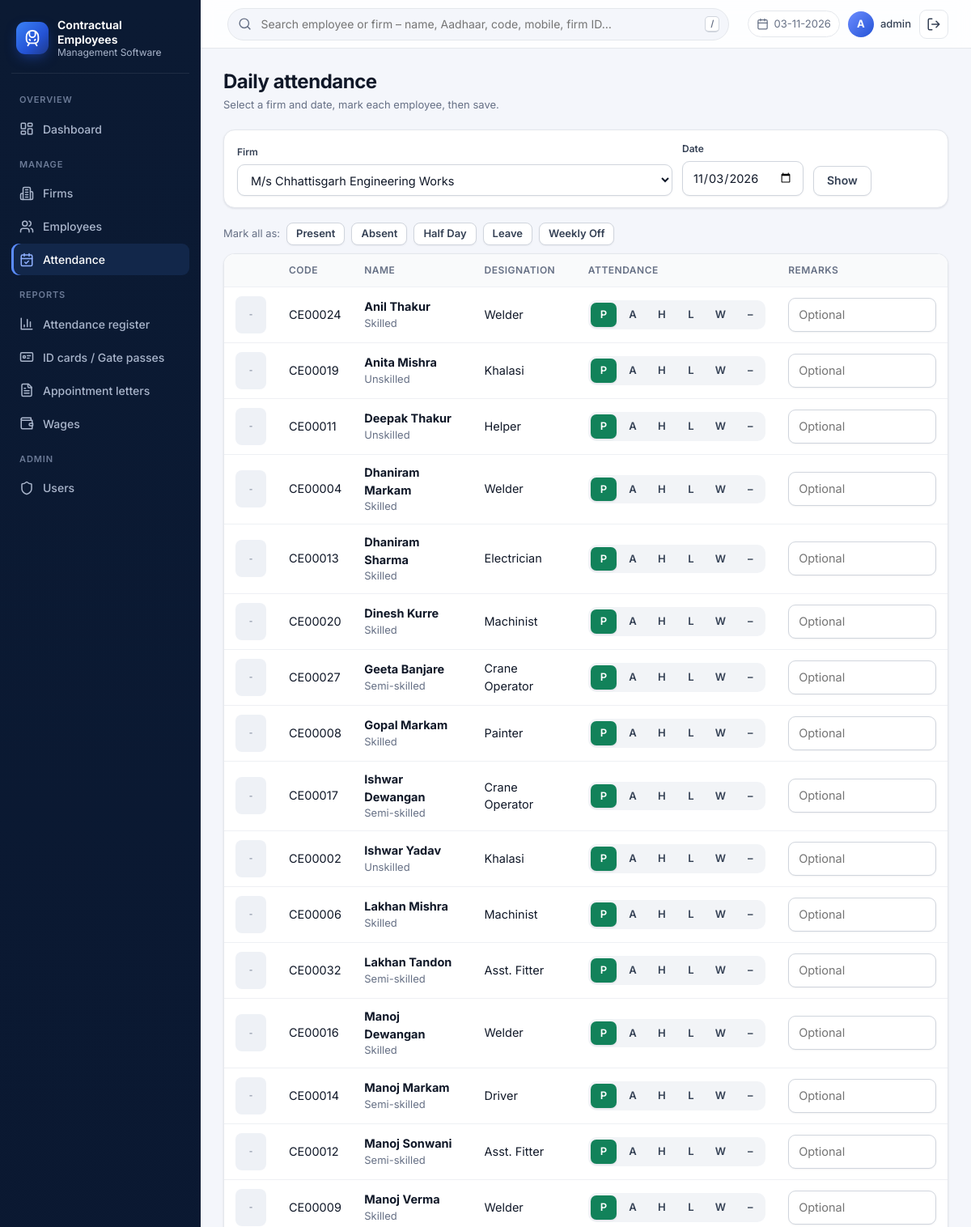
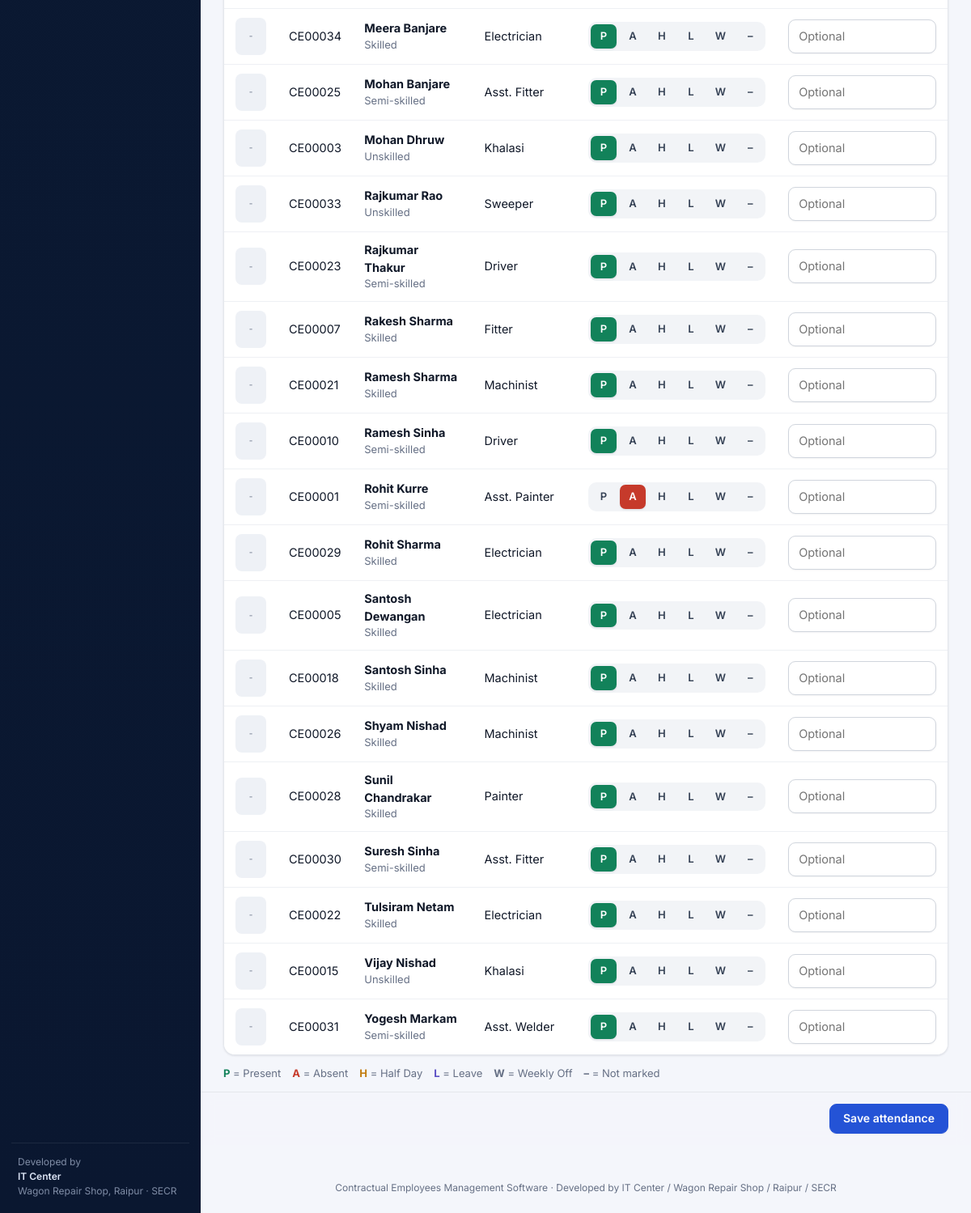
The app's page /attendance?firm_id=13&date=2026-11-03 (signed in) with its own data (2 pictures, top to bottom).
### tables this page shows
CREATE TABLE attendance (
    id INTEGER PRIMARY KEY AUTOINCREMENT,
    employee_id INTEGER NOT NULL REFERENCES employees(id) ON DELETE CASCADE,
    att_date TEXT NOT NULL,
    status TEXT NOT NULL,
    remarks TEXT,
    UNIQUE(employee_id, att_date)
);

CREATE TABLE employees (
    id INTEGER PRIMARY KEY AUTOINCREMENT,
    firm_id INTEGER NOT NULL REFERENCES firms(id),
    emp_code TEXT UNIQUE,
    name TEXT NOT NULL,
    father_name TEXT,
    dob TEXT,
    gender TEXT,
    aadhaar_no TEXT UNIQUE,
    aadhaar_file TEXT,
    photo_file TEXT,
    mobile TEXT,
    address TEXT,
    pv_done INTEGER DEFAULT 0,
    pv_cert_no TEXT,
    pv_valid_upto TEXT,
    pv_file TEXT,
    qualification TEXT,
    skill_category TEXT,
    designation TEXT,
    date_of_joining TEXT,
    status TEXT DEFAULT 'Active',
    created_at TEXT DEFAULT CURRENT_TIMESTAMP,
    updated_at TEXT DEFAULT CURRENT_TIMESTAMP
, uan_no TEXT, esic_no TEXT, bank_name TEXT, bank_account TEXT, ifsc TEXT, daily_wage REAL, blood_group TEXT, pincode TEXT, gate_pass_no TEXT, gp_valid_from TEXT, gp_valid_upto TEXT, appt_date TEXT, appt_other_allowance TEXT, appt_duties TEXT, appt_other_info TEXT);

### app.py (the view, shortened to what this page needs)
@app.route("/attendance", methods=["GET", "POST"])
@login_required
def attendance():
    db = get_db()
    firm_list = db.execute("SELECT id, name FROM firms WHERE status='Active' ORDER BY name").fetchall()
    firm_id = request.values.get("firm_id", type=int)
    att_date = parse_date(request.values.get("date")) or date.today()
    if att_date > date.today():
        flash("Attendance cannot be marked for a future date.", "error")
        att_date = date.today()
    rows = []
    if firm_id:
        rows = db.execute(
            "SELECT e.id, e.emp_code, e.name, e.designation, e.skill_category, e.photo_file, "
            "a.status, a.remarks FROM employees e LEFT JOIN attendance a "
            "ON a.employee_id=e.id AND a.att_date=? WHERE e.firm_id=? AND e.status='Active' "
            "ORDER BY e.name", (att_date.isoformat(), firm_id)).fetchall()
    return render_template("attendance.html", firms=firm_list, firm_id=firm_id,
                           att_date=att_date.isoformat(), rows=rows)

### app.py (called while the page is built)
def get_db():
    if "db" not in g:
        g.db = sqlite3.connect(DB_PATH)
        g.db.row_factory = sqlite3.Row
        g.db.execute("PRAGMA foreign_keys = ON")
    return g.db

def parse_date(value):
    try:
        return datetime.strptime(value, "%Y-%m-%d").date()
    except (TypeError, ValueError):
        return None

@app.template_filter("dmy")
def dmy(value):
    d = parse_date(value) if isinstance(value, str) else value
    return d.strftime("%d-%m-%Y") if d else "-"

def icon(name, size=18):
    return Markup(f'<svg class="icon" width="{size}" height="{size}" viewBox="0 0 24 24" fill="none" '
                  f'stroke="currentColor" stroke-width="2" stroke-linecap="round" stroke-linejoin="round" '
                  f'aria-hidden="true">{_ICONS[name]}</svg>')

def login_required(view):
    @wraps(view)
    def wrapped(*args, **kwargs):
        if not session.get("user_id"):
            return redirect(url_for("login", next=request.path))
        return view(*args, **kwargs)
    return wrapped

@app.before_request
def guard():
    if request.endpoint == "static":
        return
    has_user = get_db().execute("SELECT 1 FROM users LIMIT 1").fetchone()
    if not has_user and request.endpoint != "setup":
        return redirect(url_for("setup"))
    if request.method == "POST":
        token = request.form.get("csrf_token")
        if not token or token != session.get("csrf_token"):
            abort(400, "Form expired. Please go back, reload the page and try again.")

@app.context_processor
def inject_csrf():
    if "csrf_token" not in session:
        session["csrf_token"] = secrets.token_hex(16)
    return {"csrf_token": session["csrf_token"], "today": date.today().isoformat()}

### templates/attendance.html (shortened to what this page needs)
{% extends "base.html" %}
{% block content %}
<div class="page-head"><div><h1>Daily attendance</h1><p class="muted small">Select a firm and date, mark each employee, then save.</p></div></div>
<form class="filters" method="get">
  <div class="grow"><label>Firm</label>
    <select name="firm_id" onchange="this.form.submit()"><option value="">-- Select firm --</option>
      {% for f in firms %}<option value="{{ f.id }}" {{ 'selected' if firm_id == f.id }}>{{ f.name }}</option>{% endfor %}</select></div>
  <div><label>Date</label><input type="date" name="date" value="{{ att_date }}" max="{{ today }}" onchange="this.form.submit()"></div>
  <div><button class="btn secondary">Show</button></div>
</form>
{% if firm_id %}
<form method="post">
  {% if rows %}
  <div class="actions" style="margin-bottom:10px">
    <span class="muted small" style="align-self:center">Mark all as:</span>
    {% for code, label in ATTENDANCE_CODES.items() %}
    <button type="button" class="btn secondary sm" onclick="markAll('{{ code }}')">{{ label }}</button>
    {% endfor %}
  </div>
  {% endif %}
  <div class="table-wrap">
  <table>
    <tr><th></th><th>Code</th><th>Name</th><th>Designation</th><th>Attendance</th><th>Remarks</th></tr>
    {% for r in rows %}
    <tr>
      <td>{% if r.photo_file %}<img class="avatar" src="{{ url_for('files', rel_path=r.photo_file) }}" alt="">{% else %}<span class="avatar ph">-</span>{% endif %}</td>
      <td>{{ r.emp_code }}</td>
      <td><strong>{{ r.name }}</strong><div class="small muted">{{ r.skill_category }}</div></td>
      <td>{{ r.designation or '-' }}</td>
      <td><div class="att-opts">
        {% for code, label in ATTENDANCE_CODES.items() %}
        <label for="s{{ r.id }}{{ code }}" class="{{ code }}" title="{{ label }}">{{ code }}</label>
        {% endfor %}
        <label for="s{{ r.id }}X" class="X" title="Not marked">–</label>
      </div></td>
      <td><input type="text" name="remarks_{{ r.id }}" value="{{ r.remarks or '' }}" placeholder="Optional"></td>
    </tr>
    {% else %}
    <tr><td colspan="6" class="empty">No active employees in this firm.</td></tr>
    {% endfor %}
  </table>
  </div>
  <p class="legend small muted">{% for code, label in ATTENDANCE_CODES.items() %}<span><strong class="c-{{ code }}">{{ code }}</strong> = {{ label }}</span>{% endfor %}<span><strong>–</strong> = Not marked</span></p>
  {% if rows %}<div class="sticky-save"><button class="btn">Save attendance</button></div>{% endif %}
</form>
{% endif %}
{% endblock %}

### records on screen
attendance: emp_code "CE00024", name "Anil Thakur", skill_category "Skilled", designation "Welder", ATTENDANCE_CODES "P" "A" "H" "L" "W"
attendance: emp_code "CE00019", name "Anita Mishra", skill_category "Unskilled", designation "Khalasi", ATTENDANCE_CODES "P" "A" "H" "L" "W"
attendance: emp_code "CE00011", name "Deepak Thakur", skill_category "Unskilled", designation "Helper", ATTENDANCE_CODES "P" "A" "H" "L" "W"
attendance: emp_code "CE00004", name "Dhaniram Markam", skill_category "Skilled", designation "Welder", ATTENDANCE_CODES "P" "A" "H" "L" "W"
attendance: emp_code "CE00013", name "Dhaniram Sharma", skill_category "Skilled", designation "Electrician", ATTENDANCE_CODES "P" "A" "H" "L" "W"
attendance: emp_code "CE00020", name "Dinesh Kurre", skill_category "Skilled", designation "Machinist", ATTENDANCE_CODES "P" "A" "H" "L" "W"
attendance: emp_code "CE00027", name "Geeta Banjare", skill_category "Semi-skilled", designation "Crane Operator", ATTENDANCE_CODES "P" "A" "H" "L" "W"
attendance: emp_code "CE00008", name "Gopal Markam", skill_category "Skilled", designation "Painter", ATTENDANCE_CODES "P" "A" "H" "L" "W"
attendance: emp_code "CE00017", name "Ishwar Dewangan", skill_category "Semi-skilled", designation "Crane Operator", ATTENDANCE_CODES "P" "A" "H" "L" "W"
attendance: emp_code "CE00002", name "Ishwar Yadav", skill_category "Unskilled", designation "Khalasi", ATTENDANCE_CODES "P" "A" "H" "L" "W"
attendance: emp_code "CE00006", name "Lakhan Mishra", skill_category "Skilled", designation "Machinist", ATTENDANCE_CODES "P" "A" "H" "L" "W"
attendance: emp_code "CE00032", name "Lakhan Tandon", skill_category "Semi-skilled", designation "Asst. Fitter", ATTENDANCE_CODES "P" "A" "H" "L" "W"
attendance: emp_code "CE00016", name "Manoj Dewangan", skill_category "Skilled", designation "Welder", ATTENDANCE_CODES "P" "A" "H" "L" "W"
attendance: emp_code "CE00014", name "Manoj Markam", skill_category "Semi-skilled", designation "Driver", ATTENDANCE_CODES "P" "A" "H" "L" "W"
attendance: emp_code "CE00012", name "Manoj Sonwani", skill_category "Semi-skilled", designation "Asst. Fitter", ATTENDANCE_CODES "P" "A" "H" "L" "W"
attendance: emp_code "CE00009", name "Manoj Verma", skill_category "Skilled", designation "Welder", ATTENDANCE_CODES "P" "A" "H" "L" "W"
attendance: emp_code "CE00034", name "Meera Banjare", skill_category "Skilled", designation "Electrician", ATTENDANCE_CODES "P" "A" "H" "L" "W"
attendance: emp_code "CE00025", name "Mohan Banjare", skill_category "Semi-skilled", designation "Asst. Fitter", ATTENDANCE_CODES "P" "A" "H" "L" "W"
attendance: emp_code "CE00003", name "Mohan Dhruw", skill_category "Unskilled", designation "Khalasi", ATTENDANCE_CODES "P" "A" "H" "L" "W"
attendance: emp_code "CE00033", name "Rajkumar Rao", skill_category "Unskilled", designation "Sweeper", ATTENDANCE_CODES "P" "A" "H" "L" "W"
attendance: emp_code "CE00023", name "Rajkumar Thakur", skill_category "Semi-skilled", designation "Driver", ATTENDANCE_CODES "P" "A" "H" "L" "W"
attendance: emp_code "CE00007", name "Rakesh Sharma", skill_category "Skilled", designation "Fitter", ATTENDANCE_CODES "P" "A" "H" "L" "W"
attendance: emp_code "CE00021", name "Ramesh Sharma", skill_category "Skilled", designation "Machinist", ATTENDANCE_CODES "P" "A" "H" "L" "W"
attendance: emp_code "CE00010", name "Ramesh Sinha", skill_category "Semi-skilled", designation "Driver", ATTENDANCE_CODES "P" "A" "H" "L" "W"
attendance: emp_code "CE00001", name "Rohit Kurre", skill_category "Semi-skilled", designation "Asst. Painter", ATTENDANCE_CODES "P" "A" "H" "L" "W"
attendance: emp_code "CE00029", name "Rohit Sharma", skill_category "Skilled", designation "Electrician", ATTENDANCE_CODES "P" "A" "H" "L" "W"
attendance: emp_code "CE00005", name "Santosh Dewangan", skill_category "Skilled", designation "Electrician", ATTENDANCE_CODES "P" "A" "H" "L" "W"
attendance: emp_code "CE00018", name "Santosh Sinha", skill_category "Skilled", designation "Machinist", ATTENDANCE_CODES "P" "A" "H" "L" "W"
attendance: emp_code "CE00026", name "Shyam Nishad", skill_category "Skilled", designation "Machinist", ATTENDANCE_CODES "P" "A" "H" "L" "W"
attendance: emp_code "CE00028", name "Sunil Chandrakar", skill_category "Skilled", designation "Painter", ATTENDANCE_CODES "P" "A" "H" "L" "W"
attendance: emp_code "CE00030", name "Suresh Sinha", skill_category "Semi-skilled", designation "Asst. Fitter", ATTENDANCE_CODES "P" "A" "H" "L" "W"
attendance: emp_code "CE00022", name "Tulsiram Netam", skill_category "Skilled", designation "Electrician", ATTENDANCE_CODES "P" "A" "H" "L" "W"
attendance: emp_code "CE00015", name "Vijay Nishad", skill_category "Unskilled", designation "Khalasi", ATTENDANCE_CODES "P" "A" "H" "L" "W"
attendance: emp_code "CE00031", name "Yogesh Markam", skill_category "Semi-skilled", designation "Asst. Welder", ATTENDANCE_CODES "P" "A" "H" "L" "W"

### other values on screen
{{ session.username[:1] | upper }} "A"
{{ session.username }} "admin"
{{ label }} "Present" "Absent" "Half Day" "Leave" "Weekly Off"
{{ code }} "P" "A" "H" "L" "W"
{{ APP_NAME }} "Contractual Employees Management Software"
{{ DEVELOPED_BY }} "IT Center / Wagon Repair Shop / Raipur / SECR"
form field firm_id "M/s Chhattisgarh Engineering Works"
